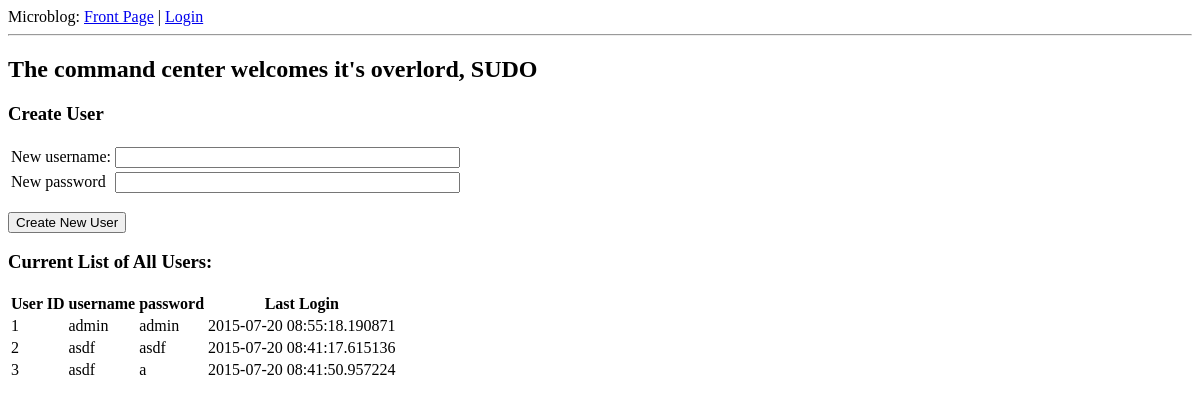
The app's page /sudo, older data.
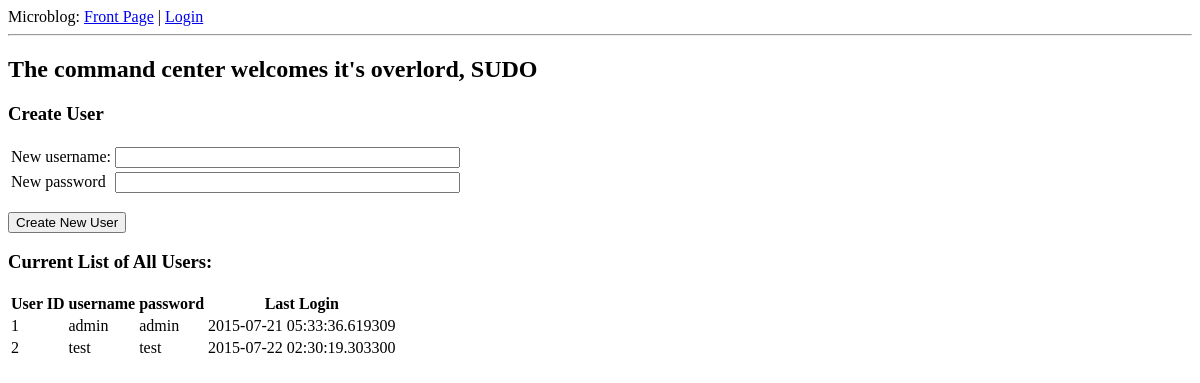
The same page, newer data.
### app/models.py (models this page shows, shortened)
class User(db.Model):
    id = db.Column(db.Integer, primary_key=True)
    username = db.Column(db.String(64), index=True, unique=True)
    password = db.Column(db.String(64), index=True)
    posts = db.relationship('Post', backref='author', lazy='dynamic')
    last_seen = db.Column(db.DateTime)
    about_me = db.Column(db.String(140))
    '''
    def __init__(self, username, password):
        self.username = username
        self.password = password
        self.last_seen = db.datetime
    '''

### app/views.py (the view)
@app.route('/sudo', methods=['GET', 'POST'])
def sudo():
	form = AdminForm() # for generating new logins
	if form.validate_on_submit():
		username = form.username.data
		user = User.query.filter_by(username=username).first()
		if user is not None:
			flash('Username already taken. Please try again.')
			return redirect(url_for('sudo'))
		else:
			new_user = User(username=username, password=password)
			db.session.add(new_user)
			db.session.commit()
			flash('New user created.')
			return redirect(url_for('sudo'))
	user_list = User.query.all()
	admin = g.user
	return render_template('admin.html',
							title='Sudo',
							users=user_list,
							form=form,
							sudo=True,
							admin=admin)

### app/forms.py
class AdminForm(Form):
    username = StringField('username', validators=[DataRequired()])
    password_creation = StringField('password_creation', validators=[DataRequired()])

### app/views.py (called while the page is built)
@app.before_request
def before_request():
	'''
	Check if user login in stored in flask session imported helper
	'''
	g.user = current_user
	if g.user.is_authenticated():
		g.user.last_seen = datetime.utcnow()
		db.session.add(g.user)
		db.session.commit()

### app/templates/admin.html (shortened to what this page needs)
{% extends "base.html" %}
{% block content %}
  <h2>
    The command center welcomes it's overlord,
    {% if not sudo %}
      {{ admin.username }}
    {% else %}
      SUDO
    {% endif %}
  </h2>
  <h3>Create User</h3>
  <form action="" method="post" name="login">
      <table>
        <tr>
          <td>New username:</td>
          <td>
            {{ form.username(size=40) }}
          </td>
        </tr>
        <tr>
          <td>New password</td>
          <td>
          {{ form.password_creation(size=40) }}
          </td>
        </tr>
      </table>
      <p><input type="submit" value="Create New User"></p>
  </form>
  <h3>Current List of All Users:</h3>
  <table>
    <tr>
      <th>User ID</th>
      <th>username</th>
      <th>password</th>
      <th>Last Login</th>
    </tr>
    {% for user in users %}
    <tr>
      <td>{{ user.id }}</td>
      <td>{{ user.username }}</td>
      <td>{{ user.password }}</td>
      <td>{{ user.last_seen }}</td>
    </tr>
    {% endfor %}
  </table>
{% endblock %}

Row changes from the older to the newer data that the page shows:
removed User: id "3", username "asdf", password "a", last_seen "2015-07-20 08:41:50.957224"
changed User "admin": last_seen "2015-07-20 08:55:18.190871" → "2015-07-21 05:33:36.619309"
changed User id 2: username "asdf" → "test"; password "asdf" → "test"; last_seen "2015-07-20 08:41:17.615136" → "2015-07-22 02:30:19.303300"
